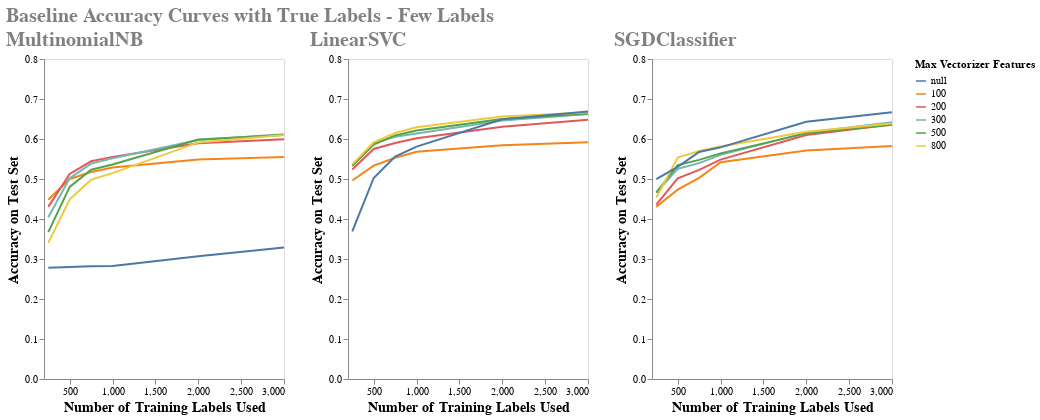

Here is the notebook cell this chart was saved with:
### Markdown cell above
Zoom in to the early part of the chart and the first labels added.

### Code cell
upper_early_sample_limit = 3000
chrts_early = []
for model_type in model_dict.keys():
    chrts_early.append(chart_results_curve(df_results.loc[(df_results['model_type']==model_type) & (df_results['samples']<=upper_early_sample_limit)], model_type))

super_chrt_early = alt.hconcat(chrts_early[0] | chrts_early [1] | chrts_early [2]).properties(
    title='Baseline Accuracy Curves with True Labels - Few Labels'
).configure_title(
    fontSize=20,
    anchor='start',
    color='gray'
)
super_chrt_early.save('super_chrt_early.html')
super_chrt_early

### Figure 1 — Vega-Lite specification as saved in the notebook (floating-point values rounded to 4 significant figures)
{"usermeta": {"embedOptions": {"theme": "fivethirtyeight"}}, "config": {"view": {"continuousWidth": 400, "continuousHeight": 300}, "title": {"anchor": "start", "color": "gray", "fontSize": 20}}, "hconcat": [{"hconcat": [{"data": {"name": "data-927ffd0eac4c1bd8f2ae699db3be33b7"}, "mark": "line", "encoding": {"color": {"type": "nominal", "field": "vectorizer_num_features", "title": "Max Vectorizer Features"}, "tooltip": [{"type": "quantitative", "field": "samples", "format": ",.0f"}, {"type": "quantitative", "field": "test_accuracy", "format": ",.4f"}, {"type": "quantitative", "field": "vectorizer_num_features"}, {"type": "quantitative", "field": "run_time", "format": ",.4f"}], "x": {"type": "quantitative", "axis": {"grid": false, "title": "Number of Training Labels Used", "titleFontSize": 14}, "field": "samples"}, "y": {"type": "quantitative", "axis": {"grid": false, "title": "Accuracy on Test Set", "titleFontSize": 14}, "field": "test_accuracy", "scale": {"domain": [0.0, 0.8]}}}, "height": 320, "title": "MultinomialNB", "width": 240}, {"data": {"name": "data-bc0e1fde630ff49720442388b1e6ac1d"}, "mark": "line", "encoding": {"color": {"type": "nominal", "field": "vectorizer_num_features", "title": "Max Vectorizer Features"}, "tooltip": [{"type": "quantitative", "field": "samples", "format": ",.0f"}, {"type": "quantitative", "field": "test_accuracy", "format": ",.4f"}, {"type": "quantitative", "field": "vectorizer_num_features"}, {"type": "quantitative", "field": "run_time", "format": ",.4f"}], "x": {"type": "quantitative", "axis": {"grid": false, "title": "Number of Training Labels Used", "titleFontSize": 14}, "field": "samples"}, "y": {"type": "quantitative", "axis": {"grid": false, "title": "Accuracy on Test Set", "titleFontSize": 14}, "field": "test_accuracy", "scale": {"domain": [0.0, 0.8]}}}, "height": 320, "title": "LinearSVC", "width": 240}, {"data": {"name": "data-03d03dc55ccc673c6579b305d6b51f02"}, "mark": "line", "encoding": {"color": {"type": "nominal", "field": "vectorizer_num_features", "title": "Max Vectorizer Features"}, "tooltip": [{"type": "quantitative", "field": "samples", "format": ",.0f"}, {"type": "quantitative", "field": "test_accuracy", "format": ",.4f"}, {"type": "quantitative", "field": "vectorizer_num_features"}, {"type": "quantitative", "field": "run_time", "format": ",.4f"}], "x": {"type": "quantitative", "axis": {"grid": false, "title": "Number of Training Labels Used", "titleFontSize": 14}, "field": "samples"}, "y": {"type": "quantitative", "axis": {"grid": false, "title": "Accuracy on Test Set", "titleFontSize": 14}, "field": "test_accuracy", "scale": {"domain": [0.0, 0.8]}}}, "height": 320, "title": "SGDClassifier", "width": 240}]}], "title": "Baseline Accuracy Curves with True Labels - Few Labels", "$schema": "https://vega.github.io/schema/vega-lite/v4.8.1.json", "datasets": {"data-927ffd0eac4c1bd8f2ae699db3be33b7": [{"model_type": "MultinomialNB", "vectorizer_num_features": 100, "semi_supervised": false, "samples": 250, "dummy_train_accuracy": 0.1713, "dummy_test_accuracy": 0.1628, "train_accuracy": 0.6375, "test_accuracy": 0.448, "run_time": 0.005016}, {"model_type": "MultinomialNB", "vectorizer_num_features": 100, "semi_supervised": false, "samples": 500, "dummy_train_accuracy": 0.1697, "dummy_test_accuracy": 0.1542, "train_accuracy": 0.6327, "test_accuracy": 0.5001, "run_time": 0.006001}, {"model_type": "MultinomialNB", "vectorizer_num_features": 100, "semi_supervised": false, "samples": 750, "dummy_train_accuracy": 0.1704, "dummy_test_accuracy": 0.1532, "train_accuracy": 0.6125, "test_accuracy": 0.5177, "run_time": 0.006}, {"model_type": "MultinomialNB", "vectorizer_num_features": 100, "semi_supervised": false, "samples": 1000, "dummy_train_accuracy": 0.1638, "dummy_test_accuracy": 0.1566, "train_accuracy": 0.6194, "test_accuracy": 0.5286, "run_time": 0.005999}, {"model_type": "MultinomialNB", "vectorizer_num_features": 100, "semi_supervised": false, "samples": 2000, "dummy_train_accuracy": 0.1479, "dummy_test_accuracy": 0.1567, "train_accuracy": 0.5847, "test_accuracy": 0.5489, "run_time": 0.011}, {"model_type": "MultinomialNB", "vectorizer_num_features": 100, "semi_supervised": false, "samples": 3000, "dummy_train_accuracy": 0.1649, "dummy_test_accuracy": 0.1534, "train_accuracy": 0.5861, "test_accuracy": 0.5551, "run_time": 0.014}, {"model_type": "MultinomialNB", "vectorizer_num_features": 200, "semi_supervised": false, "samples": 250, "dummy_train_accuracy": 0.1713, "dummy_test_accuracy": 0.1628, "train_accuracy": 0.6295, "test_accuracy": 0.4302, "run_time": 0.004}, {"model_type": "MultinomialNB", "vectorizer_num_features": 200, "semi_supervised": false, "samples": 500, "dummy_train_accuracy": 0.1697, "dummy_test_accuracy": 0.1542, "train_accuracy": 0.6567, "test_accuracy": 0.5126, "run_time": 0.005}, {"model_type": "MultinomialNB", "vectorizer_num_features": 200, "semi_supervised": false, "samples": 750, "dummy_train_accuracy": 0.1704, "dummy_test_accuracy": 0.1532, "train_accuracy": 0.6738, "test_accuracy": 0.5443, "run_time": 0.006982}, {"model_type": "MultinomialNB", "vectorizer_num_features": 200, "semi_supervised": false, "samples": 1000, "dummy_train_accuracy": 0.1638, "dummy_test_accuracy": 0.1566, "train_accuracy": 0.6753, "test_accuracy": 0.5553, "run_time": 0.007001}, {"model_type": "MultinomialNB", "vectorizer_num_features": 200, "semi_supervised": false, "samples": 2000, "dummy_train_accuracy": 0.1479, "dummy_test_accuracy": 0.1567, "train_accuracy": 0.6582, "test_accuracy": 0.5891, "run_time": 0.013}, {"model_type": "MultinomialNB", "vectorizer_num_features": 200, "semi_supervised": false, "samples": 3000, "dummy_train_accuracy": 0.1649, "dummy_test_accuracy": 0.1534, "train_accuracy": 0.6511, "test_accuracy": 0.5993, "run_time": 0.014}, {"model_type": "MultinomialNB", "vectorizer_num_features": 300, "semi_supervised": false, "samples": 250, "dummy_train_accuracy": 0.1713, "dummy_test_accuracy": 0.1628, "train_accuracy": 0.6414, "test_accuracy": 0.4042, "run_time": 0.004999}, {"model_type": "MultinomialNB", "vectorizer_num_features": 300, "semi_supervised": false, "samples": 500, "dummy_train_accuracy": 0.1697, "dummy_test_accuracy": 0.1542, "train_accuracy": 0.6786, "test_accuracy": 0.5022, "run_time": 0.005013}, {"model_type": "MultinomialNB", "vectorizer_num_features": 300, "semi_supervised": false, "samples": 750, "dummy_train_accuracy": 0.1704, "dummy_test_accuracy": 0.1532, "train_accuracy": 0.7017, "test_accuracy": 0.5385, "run_time": 0.005997}, {"model_type": "MultinomialNB", "vectorizer_num_features": 300, "semi_supervised": false, "samples": 1000, "dummy_train_accuracy": 0.1638, "dummy_test_accuracy": 0.1566, "train_accuracy": 0.7063, "test_accuracy": 0.552, "run_time": 0.00701}, {"model_type": "MultinomialNB", "vectorizer_num_features": 300, "semi_supervised": false, "samples": 2000, "dummy_train_accuracy": 0.1479, "dummy_test_accuracy": 0.1567, "train_accuracy": 0.6902, "test_accuracy": 0.5978, "run_time": 0.009001}, {"model_type": "MultinomialNB", "vectorizer_num_features": 300, "semi_supervised": false, "samples": 3000, "dummy_train_accuracy": 0.1649, "dummy_test_accuracy": 0.1534, "train_accuracy": 0.6871, "test_accuracy": 0.6116, "run_time": 0.01299}, {"model_type": "MultinomialNB", "vectorizer_num_features": 500, "semi_supervised": false, "samples": 250, "dummy_train_accuracy": 0.1713, "dummy_test_accuracy": 0.1628, "train_accuracy": 0.6215, "test_accuracy": 0.367, "run_time": 0.005}, {"model_type": "MultinomialNB", "vectorizer_num_features": 500, "semi_supervised": false, "samples": 500, "dummy_train_accuracy": 0.1697, "dummy_test_accuracy": 0.1542, "train_accuracy": 0.6846, "test_accuracy": 0.4801, "run_time": 0.004999}, {"model_type": "MultinomialNB", "vectorizer_num_features": 500, "semi_supervised": false, "samples": 750, "dummy_train_accuracy": 0.1704, "dummy_test_accuracy": 0.1532, "train_accuracy": 0.7124, "test_accuracy": 0.5233, "run_time": 0.007999}, {"model_type": "MultinomialNB", "vectorizer_num_features": 500, "semi_supervised": false, "samples": 1000, "dummy_train_accuracy": 0.1638, "dummy_test_accuracy": 0.1566, "train_accuracy": 0.7123, "test_accuracy": 0.5362, "run_time": 0.01}, {"model_type": "MultinomialNB", "vectorizer_num_features": 500, "semi_supervised": false, "samples": 2000, "dummy_train_accuracy": 0.1479, "dummy_test_accuracy": 0.1567, "train_accuracy": 0.7081, "test_accuracy": 0.5987, "run_time": 0.016}, {"model_type": "MultinomialNB", "vectorizer_num_features": 500, "semi_supervised": false, "samples": 3000, "dummy_train_accuracy": 0.1649, "dummy_test_accuracy": 0.1534, "train_accuracy": 0.7054, "test_accuracy": 0.6099, "run_time": 0.021}, {"model_type": "MultinomialNB", "vectorizer_num_features": 800, "semi_supervised": false, "samples": 250, "dummy_train_accuracy": 0.1713, "dummy_test_accuracy": 0.1628, "train_accuracy": 0.6056, "test_accuracy": 0.3403, "run_time": 0.004999}, {"model_type": "MultinomialNB", "vectorizer_num_features": 800, "semi_supervised": false, "samples": 500, "dummy_train_accuracy": 0.1697, "dummy_test_accuracy": 0.1542, "train_accuracy": 0.6647, "test_accuracy": 0.4493, "run_time": 0.004982}, {"model_type": "MultinomialNB", "vectorizer_num_features": 800, "semi_supervised": false, "samples": 750, "dummy_train_accuracy": 0.1704, "dummy_test_accuracy": 0.1532, "train_accuracy": 0.6977, "test_accuracy": 0.4984, "run_time": 0.008}, {"model_type": "MultinomialNB", "vectorizer_num_features": 800, "semi_supervised": false, "samples": 1000, "dummy_train_accuracy": 0.1638, "dummy_test_accuracy": 0.1566, "train_accuracy": 0.7063, "test_accuracy": 0.5147, "run_time": 0.008002}, {"model_type": "MultinomialNB", "vectorizer_num_features": 800, "semi_supervised": false, "samples": 2000, "dummy_train_accuracy": 0.1479, "dummy_test_accuracy": 0.1567, "train_accuracy": 0.7211, "test_accuracy": 0.5914, "run_time": 0.01}, {"model_type": "MultinomialNB", "vectorizer_num_features": 800, "semi_supervised": false, "samples": 3000, "dummy_train_accuracy": 0.1649, "dummy_test_accuracy": 0.1534, "train_accuracy": 0.7214, "test_accuracy": 0.61, "run_time": 0.017}, {"model_type": "MultinomialNB", "vectorizer_num_features": null, "semi_supervised": false, "samples": 250, "dummy_train_accuracy": 0.1713, "dummy_test_accuracy": 0.1628, "train_accuracy": 0.4263, "test_accuracy": 0.2784, "run_time": 0.176}, {"model_type": "MultinomialNB", "vectorizer_num_features": null, "semi_supervised": false, "samples": 500, "dummy_train_accuracy": 0.1697, "dummy_test_accuracy": 0.1542, "train_accuracy": 0.509, "test_accuracy": 0.2802, "run_time": 0.197}, {"model_type": "MultinomialNB", "vectorizer_num_features": null, "semi_supervised": false, "samples": 750, "dummy_train_accuracy": 0.1704, "dummy_test_accuracy": 0.1532, "train_accuracy": 0.5286, "test_accuracy": 0.2821, "run_time": 0.189}, {"model_type": "MultinomialNB", "vectorizer_num_features": null, "semi_supervised": false, "samples": 1000, "dummy_train_accuracy": 0.1638, "dummy_test_accuracy": 0.1566, "train_accuracy": 0.4755, "test_accuracy": 0.2825, "run_time": 0.198}, {"model_type": "MultinomialNB", "vectorizer_num_features": null, "semi_supervised": false, "samples": 2000, "dummy_train_accuracy": 0.1479, "dummy_test_accuracy": 0.1567, "train_accuracy": 0.5522, "test_accuracy": 0.3067, "run_time": 0.21}, {"model_type": "MultinomialNB", "vectorizer_num_features": null, "semi_supervised": false, "samples": 3000, "dummy_train_accuracy": 0.1649, "dummy_test_accuracy": 0.1534, "train_accuracy": 0.5891, "test_accuracy": 0.3288, "run_time": 0.199}], "data-bc0e1fde630ff49720442388b1e6ac1d": [{"model_type": "LinearSVC", "vectorizer_num_features": 100, "semi_supervised": false, "samples": 250, "dummy_train_accuracy": 0.1713, "dummy_test_accuracy": 0.1628, "train_accuracy": 0.8884, "test_accuracy": 0.4962, "run_time": 0.005}, {"model_type": "LinearSVC", "vectorizer_num_features": 100, "semi_supervised": false, "samples": 500, "dummy_train_accuracy": 0.1697, "dummy_test_accuracy": 0.1542, "train_accuracy": 0.7924, "test_accuracy": 0.5336, "run_time": 0.006998}, {"model_type": "LinearSVC", "vectorizer_num_features": 100, "semi_supervised": false, "samples": 750, "dummy_train_accuracy": 0.1704, "dummy_test_accuracy": 0.1532, "train_accuracy": 0.7324, "test_accuracy": 0.5531, "run_time": 0.01398}, {"model_type": "LinearSVC", "vectorizer_num_features": 100, "semi_supervised": false, "samples": 1000, "dummy_train_accuracy": 0.1638, "dummy_test_accuracy": 0.1566, "train_accuracy": 0.7063, "test_accuracy": 0.5679, "run_time": 0.01402}, {"model_type": "LinearSVC", "vectorizer_num_features": 100, "semi_supervised": false, "samples": 2000, "dummy_train_accuracy": 0.1479, "dummy_test_accuracy": 0.1567, "train_accuracy": 0.6612, "test_accuracy": 0.5846, "run_time": 0.024}, {"model_type": "LinearSVC", "vectorizer_num_features": 100, "semi_supervised": false, "samples": 3000, "dummy_train_accuracy": 0.1649, "dummy_test_accuracy": 0.1534, "train_accuracy": 0.6395, "test_accuracy": 0.5921, "run_time": 0.049}, {"model_type": "LinearSVC", "vectorizer_num_features": 200, "semi_supervised": false, "samples": 250, "dummy_train_accuracy": 0.1713, "dummy_test_accuracy": 0.1628, "train_accuracy": 0.9562, "test_accuracy": 0.5237, "run_time": 0.005998}, {"model_type": "LinearSVC", "vectorizer_num_features": 200, "semi_supervised": false, "samples": 500, "dummy_train_accuracy": 0.1697, "dummy_test_accuracy": 0.1542, "train_accuracy": 0.9182, "test_accuracy": 0.5751, "run_time": 0.008001}, {"model_type": "LinearSVC", "vectorizer_num_features": 200, "semi_supervised": false, "samples": 750, "dummy_train_accuracy": 0.1704, "dummy_test_accuracy": 0.1532, "train_accuracy": 0.8695, "test_accuracy": 0.5899, "run_time": 0.01}, {"model_type": "LinearSVC", "vectorizer_num_features": 200, "semi_supervised": false, "samples": 1000, "dummy_train_accuracy": 0.1638, "dummy_test_accuracy": 0.1566, "train_accuracy": 0.8302, "test_accuracy": 0.6018, "run_time": 0.017}, {"model_type": "LinearSVC", "vectorizer_num_features": 200, "semi_supervised": false, "samples": 2000, "dummy_train_accuracy": 0.1479, "dummy_test_accuracy": 0.1567, "train_accuracy": 0.7631, "test_accuracy": 0.6303, "run_time": 0.027}, {"model_type": "LinearSVC", "vectorizer_num_features": 200, "semi_supervised": false, "samples": 3000, "dummy_train_accuracy": 0.1649, "dummy_test_accuracy": 0.1534, "train_accuracy": 0.7358, "test_accuracy": 0.6478, "run_time": 0.046}, {"model_type": "LinearSVC", "vectorizer_num_features": 300, "semi_supervised": false, "samples": 250, "dummy_train_accuracy": 0.1713, "dummy_test_accuracy": 0.1628, "train_accuracy": 0.988, "test_accuracy": 0.5335, "run_time": 0.005018}, {"model_type": "LinearSVC", "vectorizer_num_features": 300, "semi_supervised": false, "samples": 500, "dummy_train_accuracy": 0.1697, "dummy_test_accuracy": 0.1542, "train_accuracy": 0.9641, "test_accuracy": 0.59, "run_time": 0.008001}, {"model_type": "LinearSVC", "vectorizer_num_features": 300, "semi_supervised": false, "samples": 750, "dummy_train_accuracy": 0.1704, "dummy_test_accuracy": 0.1532, "train_accuracy": 0.9334, "test_accuracy": 0.6056, "run_time": 0.009002}, {"model_type": "LinearSVC", "vectorizer_num_features": 300, "semi_supervised": false, "samples": 1000, "dummy_train_accuracy": 0.1638, "dummy_test_accuracy": 0.1566, "train_accuracy": 0.9041, "test_accuracy": 0.6139, "run_time": 0.015}, {"model_type": "LinearSVC", "vectorizer_num_features": 300, "semi_supervised": false, "samples": 2000, "dummy_train_accuracy": 0.1479, "dummy_test_accuracy": 0.1567, "train_accuracy": 0.8331, "test_accuracy": 0.6464, "run_time": 0.027}, {"model_type": "LinearSVC", "vectorizer_num_features": 300, "semi_supervised": false, "samples": 3000, "dummy_train_accuracy": 0.1649, "dummy_test_accuracy": 0.1534, "train_accuracy": 0.7951, "test_accuracy": 0.6626, "run_time": 0.041}, {"model_type": "LinearSVC", "vectorizer_num_features": 500, "semi_supervised": false, "samples": 250, "dummy_train_accuracy": 0.1713, "dummy_test_accuracy": 0.1628, "train_accuracy": 0.996, "test_accuracy": 0.5325, "run_time": 0.005996}, {"model_type": "LinearSVC", "vectorizer_num_features": 500, "semi_supervised": false, "samples": 500, "dummy_train_accuracy": 0.1697, "dummy_test_accuracy": 0.1542, "train_accuracy": 0.986, "test_accuracy": 0.5861, "run_time": 0.012}, {"model_type": "LinearSVC", "vectorizer_num_features": 500, "semi_supervised": false, "samples": 750, "dummy_train_accuracy": 0.1704, "dummy_test_accuracy": 0.1532, "train_accuracy": 0.9774, "test_accuracy": 0.6089, "run_time": 0.01}, {"model_type": "LinearSVC", "vectorizer_num_features": 500, "semi_supervised": false, "samples": 1000, "dummy_train_accuracy": 0.1638, "dummy_test_accuracy": 0.1566, "train_accuracy": 0.966, "test_accuracy": 0.621, "run_time": 0.013}, {"model_type": "LinearSVC", "vectorizer_num_features": 500, "semi_supervised": false, "samples": 2000, "dummy_train_accuracy": 0.1479, "dummy_test_accuracy": 0.1567, "train_accuracy": 0.8921, "test_accuracy": 0.6499, "run_time": 0.02198}, {"model_type": "LinearSVC", "vectorizer_num_features": 500, "semi_supervised": false, "samples": 3000, "dummy_train_accuracy": 0.1649, "dummy_test_accuracy": 0.1534, "train_accuracy": 0.8574, "test_accuracy": 0.6634, "run_time": 0.046}, {"model_type": "LinearSVC", "vectorizer_num_features": 800, "semi_supervised": false, "samples": 250, "dummy_train_accuracy": 0.1713, "dummy_test_accuracy": 0.1628, "train_accuracy": 1.0, "test_accuracy": 0.5367, "run_time": 0.008997}, {"model_type": "LinearSVC", "vectorizer_num_features": 800, "semi_supervised": false, "samples": 500, "dummy_train_accuracy": 0.1697, "dummy_test_accuracy": 0.1542, "train_accuracy": 0.998, "test_accuracy": 0.5916, "run_time": 0.008999}, {"model_type": "LinearSVC", "vectorizer_num_features": 800, "semi_supervised": false, "samples": 750, "dummy_train_accuracy": 0.1704, "dummy_test_accuracy": 0.1532, "train_accuracy": 0.992, "test_accuracy": 0.6148, "run_time": 0.01401}, {"model_type": "LinearSVC", "vectorizer_num_features": 800, "semi_supervised": false, "samples": 1000, "dummy_train_accuracy": 0.1638, "dummy_test_accuracy": 0.1566, "train_accuracy": 0.984, "test_accuracy": 0.6292, "run_time": 0.019}, {"model_type": "LinearSVC", "vectorizer_num_features": 800, "semi_supervised": false, "samples": 2000, "dummy_train_accuracy": 0.1479, "dummy_test_accuracy": 0.1567, "train_accuracy": 0.9395, "test_accuracy": 0.6565, "run_time": 0.02702}, {"model_type": "LinearSVC", "vectorizer_num_features": 800, "semi_supervised": false, "samples": 3000, "dummy_train_accuracy": 0.1649, "dummy_test_accuracy": 0.1534, "train_accuracy": 0.9077, "test_accuracy": 0.6661, "run_time": 0.03798}, {"model_type": "LinearSVC", "vectorizer_num_features": null, "semi_supervised": false, "samples": 250, "dummy_train_accuracy": 0.1713, "dummy_test_accuracy": 0.1628, "train_accuracy": 1.0, "test_accuracy": 0.3693, "run_time": 0.075}, {"model_type": "LinearSVC", "vectorizer_num_features": null, "semi_supervised": false, "samples": 500, "dummy_train_accuracy": 0.1697, "dummy_test_accuracy": 0.1542, "train_accuracy": 1.0, "test_accuracy": 0.5026, "run_time": 0.08901}, {"model_type": "LinearSVC", "vectorizer_num_features": null, "semi_supervised": false, "samples": 750, "dummy_train_accuracy": 0.1704, "dummy_test_accuracy": 0.1532, "train_accuracy": 1.0, "test_accuracy": 0.5561, "run_time": 0.09533}, {"model_type": "LinearSVC", "vectorizer_num_features": null, "semi_supervised": false, "samples": 1000, "dummy_train_accuracy": 0.1638, "dummy_test_accuracy": 0.1566, "train_accuracy": 1.0, "test_accuracy": 0.581, "run_time": 0.09402}, {"model_type": "LinearSVC", "vectorizer_num_features": null, "semi_supervised": false, "samples": 2000, "dummy_train_accuracy": 0.1479, "dummy_test_accuracy": 0.1567, "train_accuracy": 1.0, "test_accuracy": 0.6495, "run_time": 0.137}, {"model_type": "LinearSVC", "vectorizer_num_features": null, "semi_supervised": false, "samples": 3000, "dummy_train_accuracy": 0.1649, "dummy_test_accuracy": 0.1534, "train_accuracy": 1.0, "test_accuracy": 0.6689, "run_time": 0.1962}], "data-03d03dc55ccc673c6579b305d6b51f02": [{"model_type": "SGDClassifier", "vectorizer_num_features": 100, "semi_supervised": false, "samples": 250, "dummy_train_accuracy": 0.1713, "dummy_test_accuracy": 0.1628, "train_accuracy": 0.9283, "test_accuracy": 0.4304, "run_time": 0.123}, {"model_type": "SGDClassifier", "vectorizer_num_features": 100, "semi_supervised": false, "samples": 500, "dummy_train_accuracy": 0.1697, "dummy_test_accuracy": 0.1542, "train_accuracy": 0.8483, "test_accuracy": 0.4735, "run_time": 0.119}, {"model_type": "SGDClassifier", "vectorizer_num_features": 100, "semi_supervised": false, "samples": 750, "dummy_train_accuracy": 0.1704, "dummy_test_accuracy": 0.1532, "train_accuracy": 0.7683, "test_accuracy": 0.503, "run_time": 0.122}, {"model_type": "SGDClassifier", "vectorizer_num_features": 100, "semi_supervised": false, "samples": 1000, "dummy_train_accuracy": 0.1638, "dummy_test_accuracy": 0.1566, "train_accuracy": 0.7243, "test_accuracy": 0.542, "run_time": 0.1193}, {"model_type": "SGDClassifier", "vectorizer_num_features": 100, "semi_supervised": false, "samples": 2000, "dummy_train_accuracy": 0.1479, "dummy_test_accuracy": 0.1567, "train_accuracy": 0.6432, "test_accuracy": 0.571, "run_time": 0.125}, {"model_type": "SGDClassifier", "vectorizer_num_features": 100, "semi_supervised": false, "samples": 3000, "dummy_train_accuracy": 0.1649, "dummy_test_accuracy": 0.1534, "train_accuracy": 0.6415, "test_accuracy": 0.5828, "run_time": 0.121}, {"model_type": "SGDClassifier", "vectorizer_num_features": 200, "semi_supervised": false, "samples": 250, "dummy_train_accuracy": 0.1713, "dummy_test_accuracy": 0.1628, "train_accuracy": 0.988, "test_accuracy": 0.4361, "run_time": 0.123}, {"model_type": "SGDClassifier", "vectorizer_num_features": 200, "semi_supervised": false, "samples": 500, "dummy_train_accuracy": 0.1697, "dummy_test_accuracy": 0.1542, "train_accuracy": 0.9681, "test_accuracy": 0.5018, "run_time": 0.1217}, {"model_type": "SGDClassifier", "vectorizer_num_features": 200, "semi_supervised": false, "samples": 750, "dummy_train_accuracy": 0.1704, "dummy_test_accuracy": 0.1532, "train_accuracy": 0.9401, "test_accuracy": 0.523, "run_time": 0.108}, {"model_type": "SGDClassifier", "vectorizer_num_features": 200, "semi_supervised": false, "samples": 1000, "dummy_train_accuracy": 0.1638, "dummy_test_accuracy": 0.1566, "train_accuracy": 0.9071, "test_accuracy": 0.5485, "run_time": 0.109}, {"model_type": "SGDClassifier", "vectorizer_num_features": 200, "semi_supervised": false, "samples": 2000, "dummy_train_accuracy": 0.1479, "dummy_test_accuracy": 0.1567, "train_accuracy": 0.7946, "test_accuracy": 0.6098, "run_time": 0.1223}, {"model_type": "SGDClassifier", "vectorizer_num_features": 200, "semi_supervised": false, "samples": 3000, "dummy_train_accuracy": 0.1649, "dummy_test_accuracy": 0.1534, "train_accuracy": 0.7481, "test_accuracy": 0.636, "run_time": 0.111}, {"model_type": "SGDClassifier", "vectorizer_num_features": 300, "semi_supervised": false, "samples": 250, "dummy_train_accuracy": 0.1713, "dummy_test_accuracy": 0.1628, "train_accuracy": 1.0, "test_accuracy": 0.4662, "run_time": 0.123}, {"model_type": "SGDClassifier", "vectorizer_num_features": 300, "semi_supervised": false, "samples": 500, "dummy_train_accuracy": 0.1697, "dummy_test_accuracy": 0.1542, "train_accuracy": 0.994, "test_accuracy": 0.5253, "run_time": 0.122}, {"model_type": "SGDClassifier", "vectorizer_num_features": 300, "semi_supervised": false, "samples": 750, "dummy_train_accuracy": 0.1704, "dummy_test_accuracy": 0.1532, "train_accuracy": 0.9933, "test_accuracy": 0.5396, "run_time": 0.116}, {"model_type": "SGDClassifier", "vectorizer_num_features": 300, "semi_supervised": false, "samples": 1000, "dummy_train_accuracy": 0.1638, "dummy_test_accuracy": 0.1566, "train_accuracy": 0.982, "test_accuracy": 0.5604, "run_time": 0.114}, {"model_type": "SGDClassifier", "vectorizer_num_features": 300, "semi_supervised": false, "samples": 2000, "dummy_train_accuracy": 0.1479, "dummy_test_accuracy": 0.1567, "train_accuracy": 0.8806, "test_accuracy": 0.6158, "run_time": 0.114}, {"model_type": "SGDClassifier", "vectorizer_num_features": 300, "semi_supervised": false, "samples": 3000, "dummy_train_accuracy": 0.1649, "dummy_test_accuracy": 0.1534, "train_accuracy": 0.8237, "test_accuracy": 0.6417, "run_time": 0.113}, {"model_type": "SGDClassifier", "vectorizer_num_features": 500, "semi_supervised": false, "samples": 250, "dummy_train_accuracy": 0.1713, "dummy_test_accuracy": 0.1628, "train_accuracy": 1.0, "test_accuracy": 0.466, "run_time": 0.111}, {"model_type": "SGDClassifier", "vectorizer_num_features": 500, "semi_supervised": false, "samples": 500, "dummy_train_accuracy": 0.1697, "dummy_test_accuracy": 0.1542, "train_accuracy": 1.0, "test_accuracy": 0.535, "run_time": 0.115}, {"model_type": "SGDClassifier", "vectorizer_num_features": 500, "semi_supervised": false, "samples": 750, "dummy_train_accuracy": 0.1704, "dummy_test_accuracy": 0.1532, "train_accuracy": 0.9987, "test_accuracy": 0.5478, "run_time": 0.112}, {"model_type": "SGDClassifier", "vectorizer_num_features": 500, "semi_supervised": false, "samples": 1000, "dummy_train_accuracy": 0.1638, "dummy_test_accuracy": 0.1566, "train_accuracy": 0.996, "test_accuracy": 0.5641, "run_time": 0.116}, {"model_type": "SGDClassifier", "vectorizer_num_features": 500, "semi_supervised": false, "samples": 2000, "dummy_train_accuracy": 0.1479, "dummy_test_accuracy": 0.1567, "train_accuracy": 0.959, "test_accuracy": 0.6141, "run_time": 0.113}, {"model_type": "SGDClassifier", "vectorizer_num_features": 500, "semi_supervised": false, "samples": 3000, "dummy_train_accuracy": 0.1649, "dummy_test_accuracy": 0.1534, "train_accuracy": 0.898, "test_accuracy": 0.6355, "run_time": 0.117}, {"model_type": "SGDClassifier", "vectorizer_num_features": 800, "semi_supervised": false, "samples": 250, "dummy_train_accuracy": 0.1713, "dummy_test_accuracy": 0.1628, "train_accuracy": 1.0, "test_accuracy": 0.4534, "run_time": 0.122}, {"model_type": "SGDClassifier", "vectorizer_num_features": 800, "semi_supervised": false, "samples": 500, "dummy_train_accuracy": 0.1697, "dummy_test_accuracy": 0.1542, "train_accuracy": 1.0, "test_accuracy": 0.5536, "run_time": 0.116}, {"model_type": "SGDClassifier", "vectorizer_num_features": 800, "semi_supervised": false, "samples": 750, "dummy_train_accuracy": 0.1704, "dummy_test_accuracy": 0.1532, "train_accuracy": 1.0, "test_accuracy": 0.5702, "run_time": 0.111}, {"model_type": "SGDClassifier", "vectorizer_num_features": 800, "semi_supervised": false, "samples": 1000, "dummy_train_accuracy": 0.1638, "dummy_test_accuracy": 0.1566, "train_accuracy": 0.998, "test_accuracy": 0.5814, "run_time": 0.114}, {"model_type": "SGDClassifier", "vectorizer_num_features": 800, "semi_supervised": false, "samples": 2000, "dummy_train_accuracy": 0.1479, "dummy_test_accuracy": 0.1567, "train_accuracy": 0.988, "test_accuracy": 0.6179, "run_time": 0.116}, {"model_type": "SGDClassifier", "vectorizer_num_features": 800, "semi_supervised": false, "samples": 3000, "dummy_train_accuracy": 0.1649, "dummy_test_accuracy": 0.1534, "train_accuracy": 0.9563, "test_accuracy": 0.6389, "run_time": 0.126}, {"model_type": "SGDClassifier", "vectorizer_num_features": null, "semi_supervised": false, "samples": 250, "dummy_train_accuracy": 0.1713, "dummy_test_accuracy": 0.1628, "train_accuracy": 1.0, "test_accuracy": 0.4995, "run_time": 4.114}, {"model_type": "SGDClassifier", "vectorizer_num_features": null, "semi_supervised": false, "samples": 500, "dummy_train_accuracy": 0.1697, "dummy_test_accuracy": 0.1542, "train_accuracy": 1.0, "test_accuracy": 0.5302, "run_time": 0.189}, {"model_type": "SGDClassifier", "vectorizer_num_features": null, "semi_supervised": false, "samples": 750, "dummy_train_accuracy": 0.1704, "dummy_test_accuracy": 0.1532, "train_accuracy": 1.0, "test_accuracy": 0.5676, "run_time": 0.1932}, {"model_type": "SGDClassifier", "vectorizer_num_features": null, "semi_supervised": false, "samples": 1000, "dummy_train_accuracy": 0.1638, "dummy_test_accuracy": 0.1566, "train_accuracy": 1.0, "test_accuracy": 0.5792, "run_time": 0.194}, {"model_type": "SGDClassifier", "vectorizer_num_features": null, "semi_supervised": false, "samples": 2000, "dummy_train_accuracy": 0.1479, "dummy_test_accuracy": 0.1567, "train_accuracy": 1.0, "test_accuracy": 0.6431, "run_time": 0.2013}, {"model_type": "SGDClassifier", "vectorizer_num_features": null, "semi_supervised": false, "samples": 3000, "dummy_train_accuracy": 0.1649, "dummy_test_accuracy": 0.1534, "train_accuracy": 1.0, "test_accuracy": 0.6672, "run_time": 0.2012}]}}
